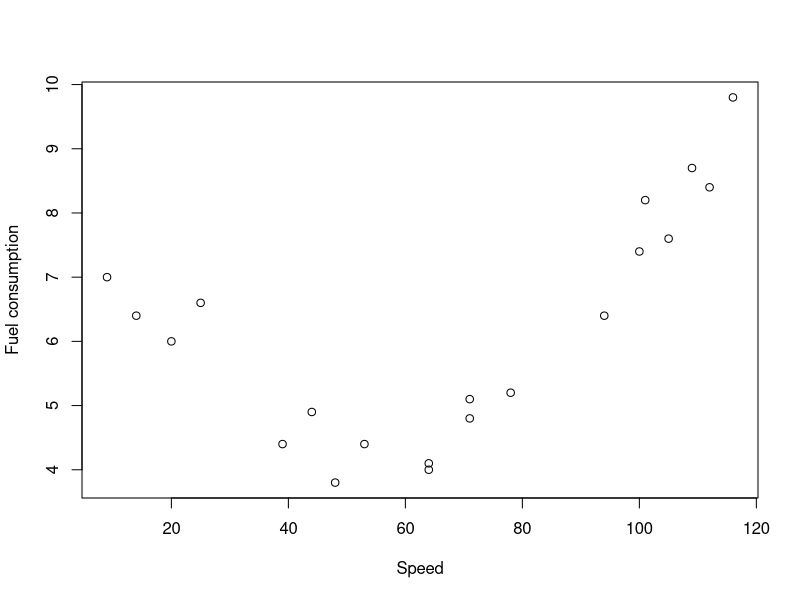
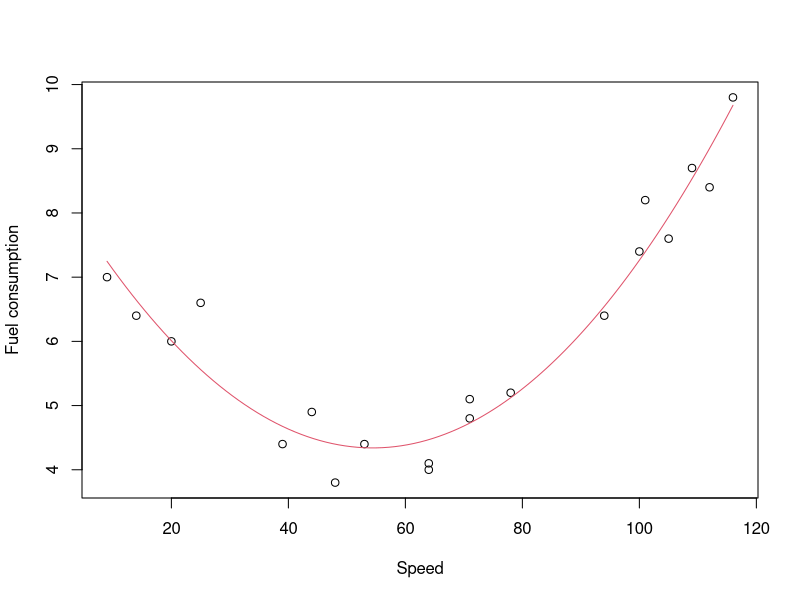

These charts were generated, in order, by the following R code:

## ------------------------------------------------------------------------
## Name: 01-intro.R
## Description: Script for Chapter 1 of "Notes for Predictive Modeling"
## Link: https://bookdown.org/egarpor/PM-UC3M/
## License: https://creativecommons.org/licenses/by-nc-nd/4.0/
## Author: Eduardo García-Portugués
## Version: 5.9.5
## ------------------------------------------------------------------------

## ---- install, eval = FALSE--------------------------------------------------------------
## # Installation of required packages
## packages <- c("MASS", "car", "readxl", "rgl", "rmarkdown", "nortest",
##               "latex2exp", "pca3d", "ISLR", "pls", "corrplot", "glmnet",
##               "mvtnorm", "biglm", "leaps", "lme4", "viridis", "ffbase",
##               "ks", "KernSmooth", "nor1mix", "np", "locfit",
##               "manipulate", "mice", "VIM", "nnet")
## install.packages(packages)

## ---- library, eval = FALSE--------------------------------------------------------------
## # Load packages
## lapply(packages, library, character.only = TRUE)

## ---- speedfuel, fig.cap = '(ref:speedfuel-title)'---------------------------------------
x <- c(64, 20, 14, 64, 44, 39, 25, 53, 48, 9, 100, 112, 78, 105, 116, 94, 71,
       71, 101, 109)
y <- c(4, 6, 6.4, 4.1, 4.9, 4.4, 6.6, 4.4, 3.8, 7, 7.4, 8.4, 5.2, 7.6, 9.8,
       6.4, 5.1, 4.8, 8.2, 8.7)
plot(x, y, xlab = "Speed", ylab = "Fuel consumption")

## ---- abcx2------------------------------------------------------------------------------
# Estimates for a, b, and c
lm(y ~ x + I(x^2))

## ---- fitparabola, fig.cap = '(ref:fitparabola-title)'-----------------------------------
plot(x, y, xlab = "Speed", ylab = "Fuel consumption")
curve(8.512421 - 0.153291 * x + 0.001408 * x^2, add = TRUE, col = 2)

